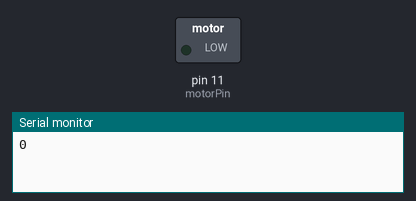
Recording of a sketch running on a simulated Arduino Uno, built with avr-gcc and run on an emulated ATmega328P. Shown: switched loads named in the sketch (green lamp = pin HIGH), the last lines printed to the serial monitor.

Above: at 0.1 s.
At 20.1 s:
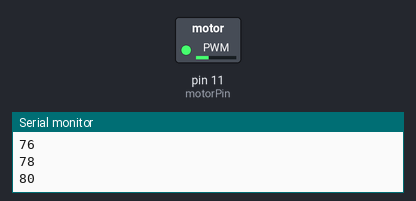
At 39.75 s:
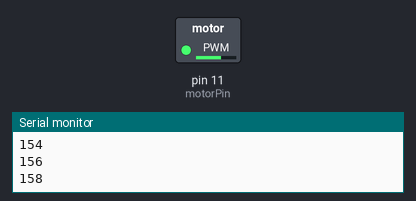
Timing chart, 0 to 40.0 s (numbered marks = the images above):
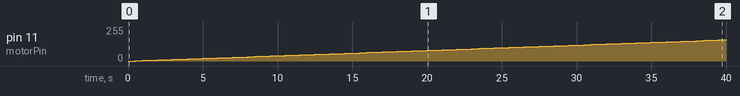

The sketch:

motorRampTest.ino
```cpp
const uint8_t motorPin = 11;

int power = 0;

void setup() {
  // put your setup code here, to run once:
  pinMode(motorPin, OUTPUT);
  Serial.begin(9600);
}

void loop() {
  // put your main code here, to run repeatedly:
  while (power <= 255) {
    Serial.println(power);
    analogWrite(motorPin, power);
    power += 2;
    delay(500);
  }
  power = 0;

  //delay (100000);
}
```

Measured:
- by itself, pin 11 (motorPin): moves from 0/255 to 158/255 over 39.0 s
